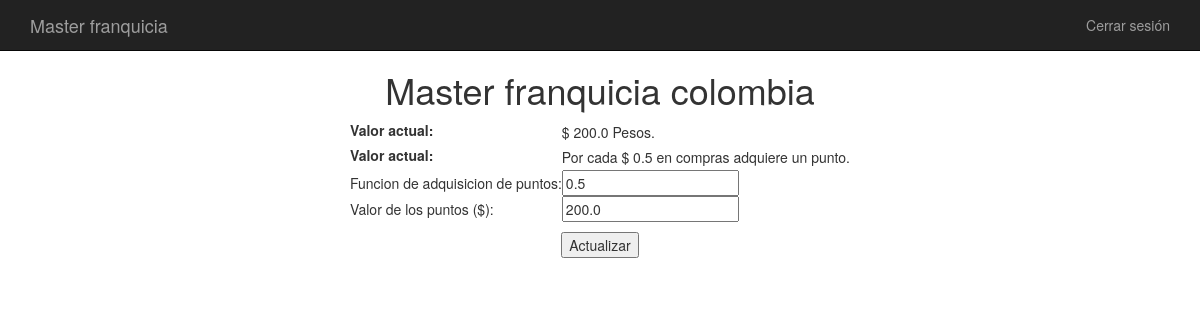
The page /master (signed in) on the database as committed earlier.
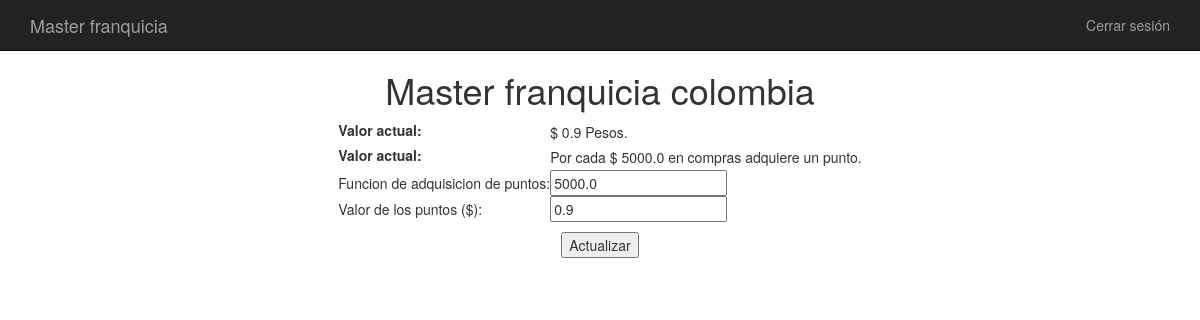
The same page on the database as committed later.
### Locatel_Master/app/models.py (models this page shows)
class Ubicacion(db.Model):
    __tablename__ = 'ubicacion'
    id = db.Column(db.Integer, primary_key=True)
    nombre = db.Column(db.String(100))
    valor_obtencion = db.Column(db.Float())
    valor_redencion = db.Column(db.Float())

### Locatel_Master/app/main.py (the view)
@main.route("/master", methods=['GET'])
@login_required
def vista():
    return render_template('MasterVista.html', master=current_user)

### Locatel_Master/app/__init__.py (called while the page is built)
@login_manager.user_loader
def load_master(master_id):
    return Master.query.get(int(master_id))

### Locatel_Master/app/templates/MasterVista.html (shortened to what this page needs)
{% extends "bootstrap/base.html" %}
{% block styles %}
{{super()}}
<link rel=stylesheet type=text/css href="{{ url_for('static', filename='forms.css') }}">
{% endblock %}
{% block content %}
    <nav class="navbar navbar-inverse navbar-fixed-top">
      <div class="container">
        <div class="navbar-header">
          <a class="navbar-brand">Master franquicia</a>
        </div>
        <div id="navbar" class="collapse navbar-collapse">
          <ul class="nav navbar-nav navbar-right">
            <li><a href="logout">Cerrar sesión</a></li>
          </ul>
        </div>
      </div>
    </nav>
    <body >
        <center>
          <table>
            <tr>
              <td><H1> Master franquicia {{ master.ubicacion.nombre}}</H1></td>
            </tr>
          </table>
          <table>
            <tr>
              <td>
                <label for="actualValue">Valor actual: </label>
              </td>
              <td>
                 $  {{ master.ubicacion.valor_obtencion }} Pesos.
              </td>
            </tr>
            <tr>
                <td>
                    <label for="buyingFunction">Valor actual: </label>
                  </td>
                  <td>
                    Por cada $ {{ master.ubicacion.valor_redencion }} en compras adquiere un punto.
                  </td>
            </tr>
	    <form method="POST" action="master">
	    <tr>
          <td>Funcion de adquisicion de puntos:</td>
          <td> <input type="text" name="valor_redencion" value="{{ master.ubicacion.valor_redencion }}"></td>
      </tr>
            <tr>
              <td>Valor de los puntos ($):</td>
              <td><input type="text" name="valor_obtencion" value="{{ master.ubicacion.valor_obtencion }}"></td>
            </tr>
          </table>
          <div style="margin-top: 10px"><input type="submit" value="Actualizar" id=""></div>
        </center>
    </body>
{% endblock %}

### Locatel_Master/app/static/forms.css (style rules this page uses)
body { padding-top: 50px; }

Rows that differ between the two databases and show on the page:
changed Ubicacion "colombia": ubicacion.valor_obtencion "200.0" → "0.9"; ubicacion.valor_redencion "0.5" → "5000.0"; valor_redencion "0.5" → "5000.0"; valor_obtencion "200.0" → "0.9"
